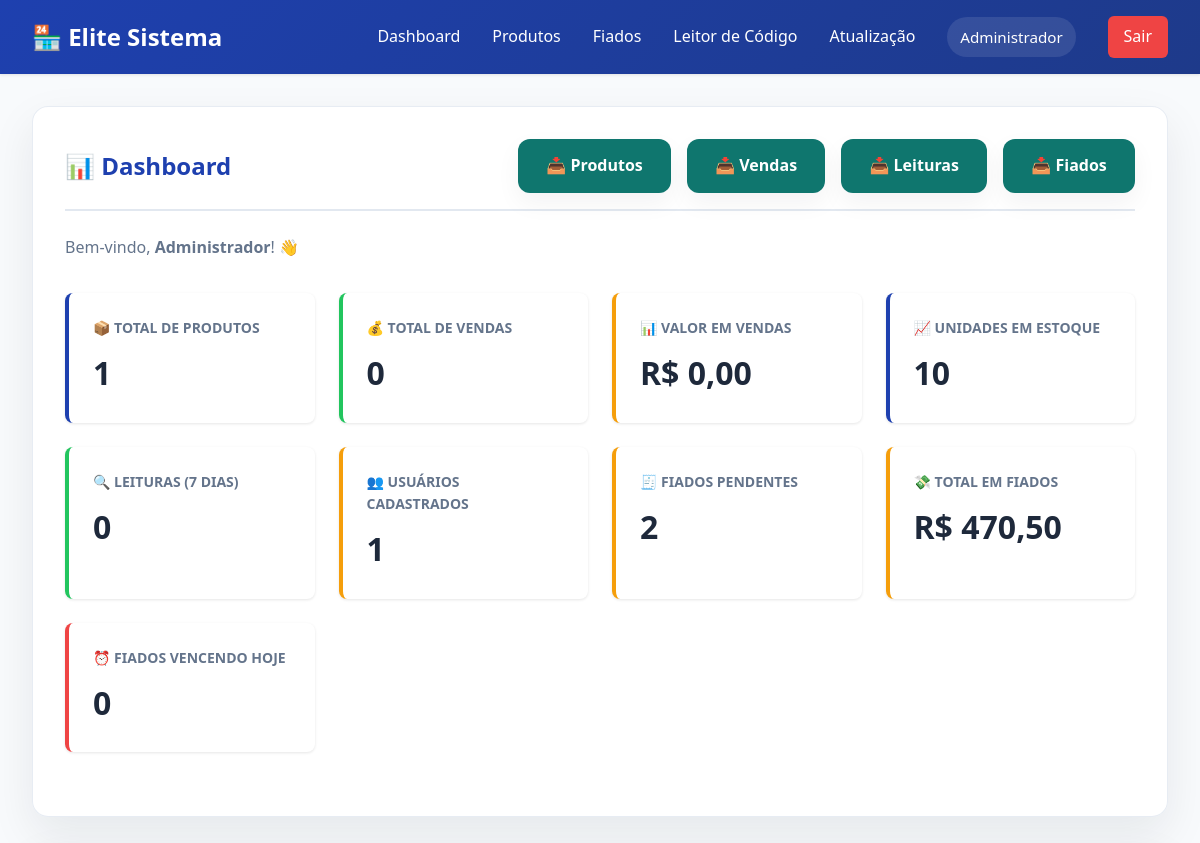
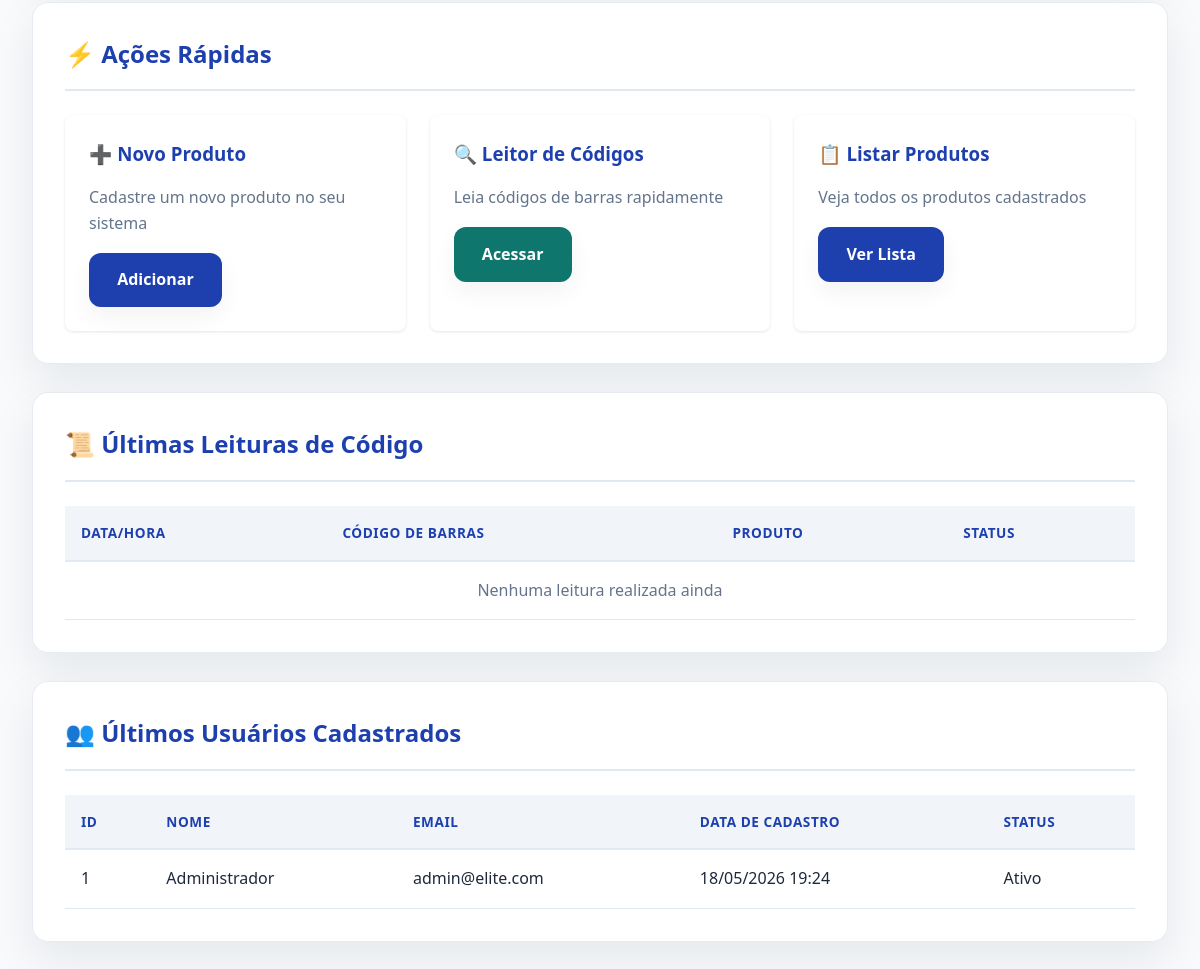
Page /dashboard.php (signed in) on the committed database (2 pictures, top to bottom).
### tables this page shows
CREATE TABLE IF NOT EXISTS usuarios (
    id INT AUTO_INCREMENT PRIMARY KEY,
    nome VARCHAR(100) NOT NULL,
    email VARCHAR(100) UNIQUE NOT NULL,
    senha VARCHAR(255) NOT NULL,
    telefone VARCHAR(20),
    data_criacao TIMESTAMP DEFAULT CURRENT_TIMESTAMP,
    status ENUM('ativo', 'inativo') DEFAULT 'ativo'
);

### dashboard.php (the view, shortened to what this page needs)
<?php
require_once 'banco/config.php';
$usuario_id = $_SESSION['usuario_id'];
$usuario_nome = $_SESSION['usuario_nome'];
$query_produtos = "SELECT COUNT(*) as total FROM produtos WHERE status = 'ativo'";
$resultado_produtos = $conexao->query($query_produtos);
$total_produtos = $resultado_produtos->fetch_assoc()['total'];
$query_vendas = "SELECT COUNT(*) as total, SUM(total) as valor FROM vendas WHERE usuario_id = $usuario_id";
$resultado_vendas = $conexao->query($query_vendas);
$dados_vendas = $resultado_vendas->fetch_assoc();
$total_vendas = $dados_vendas['total'];
$valor_vendas = $dados_vendas['valor'] ?? 0;
$query_estoque = "SELECT SUM(estoque) as total FROM produtos WHERE status = 'ativo'";
$resultado_estoque = $conexao->query($query_estoque);
$total_estoque = $resultado_estoque->fetch_assoc()['total'] ?? 0;
$query_leituras = "SELECT COUNT(*) as total FROM leitura_barras_log WHERE usuario_id = $usuario_id AND data_leitura >= DATE_SUB(NOW(), INTERVAL 7 DAY)";
$resultado_leituras = $conexao->query($query_leituras);
$total_leituras = $resultado_leituras->fetch_assoc()['total'];
$query_usuarios = "SELECT COUNT(*) as total FROM usuarios";
$resultado_usuarios = $conexao->query($query_usuarios);
$total_usuarios = $resultado_usuarios->fetch_assoc()['total'];
$query_usuarios_recentes = "SELECT id, nome, email, data_criacao, status FROM usuarios ORDER BY data_criacao DESC LIMIT 5";
$resultado_usuarios_recentes = $conexao->query($query_usuarios_recentes);
$query_fiados = "SELECT COUNT(*) as total, SUM(valor) as valor_total FROM fiados WHERE status = 'pendente'";
$resultado_fiados = $conexao->query($query_fiados);
$dados_fiados = $resultado_fiados->fetch_assoc();
$total_devedores = $dados_fiados['total'];
$valor_devedores = $dados_fiados['valor_total'] ?? 0;
$query_vencendo = "SELECT COUNT(*) as total FROM fiados WHERE status = 'pendente' AND data_vencimento = CURDATE()";
$resultado_vencendo = $conexao->query($query_vencendo);
$total_vencendo = $resultado_vencendo->fetch_assoc()['total'] ?? 0;
?>
<!DOCTYPE html>
<html lang="pt-BR">
<head>
    <link rel="stylesheet" href="css/style.css">
</head>
<body>
    <nav class="navbar">
        <div class="navbar-brand">🏪 Elite Sistema</div>
        <div class="navbar-menu">
            <a href="dashboard.php">Dashboard</a>
            <a href="produtos.php">Produtos</a>
            <a href="devedores.php">Fiados</a>
            <a href="painel-leitor.php">Leitor de Código</a>
            <a href="atualizacao.php">Atualização</a>
            <span><?php echo $usuario_nome; ?></span>
            <a href="banco/config.php?logout=1" class="btn-sair">Sair</a>
        </div>
    </nav>
    <div class="container">
        <div class="card">
            <div class="card-header">
                <h1 class="card-title">📊 Dashboard</h1>
                <div style="display: flex; gap: 1rem;">
                    <a href="api/exportar.php?tipo=produtos" class="btn btn-secondary" title="Exportar Produtos">📥 Produtos</a>
                    <a href="api/exportar.php?tipo=vendas" class="btn btn-secondary" title="Exportar Vendas">📥 Vendas</a>
                    <a href="api/exportar.php?tipo=leituras" class="btn btn-secondary" title="Exportar Leituras">📥 Leituras</a>
                    <a href="api/exportar.php?tipo=fiados" class="btn btn-secondary" title="Exportar Fiados">📥 Fiados</a>
                </div>
            </div>
            <p style="margin-bottom: 2rem; color: #64748b;">
                Bem-vindo, <strong><?php echo $usuario_nome; ?></strong>! 👋
            </p>
            <div class="dashboard-grid">
                <div class="stat-card primaria">
                    <div class="stat-label">📦 Total de Produtos</div>
                    <div class="stat-valor"><?php echo $total_produtos; ?></div>
                </div>
                <div class="stat-card sucesso">
                    <div class="stat-label">💰 Total de Vendas</div>
                    <div class="stat-valor"><?php echo $total_vendas; ?></div>
                </div>
                <div class="stat-card aviso">
                    <div class="stat-label">📊 Valor em Vendas</div>
                    <div class="stat-valor">R$ <?php echo number_format($valor_vendas, 2, ',', '.'); ?></div>
                </div>
                <div class="stat-card primaria">
                    <div class="stat-label">📈 Unidades em Estoque</div>
                    <div class="stat-valor"><?php echo $total_estoque; ?></div>
                </div>
                <div class="stat-card sucesso">
                    <div class="stat-label">🔍 Leituras (7 dias)</div>
                    <div class="stat-valor"><?php echo $total_leituras; ?></div>
                </div>
                <div class="stat-card aviso">
                    <div class="stat-label">👥 Usuários Cadastrados</div>
                    <div class="stat-valor"><?php echo $total_usuarios; ?></div>
                </div>
                <div class="stat-card aviso">
                    <div class="stat-label">🧾 Fiados Pendentes</div>
                    <div class="stat-valor"><?php echo $total_devedores; ?></div>
                </div>
                <div class="stat-card aviso">
                    <div class="stat-label">💸 Total em Fiados</div>
                    <div class="stat-valor">R$ <?php echo number_format($valor_devedores, 2, ',', '.'); ?></div>
                </div>
                <div class="stat-card erro">
                    <div class="stat-label">⏰ Fiados vencendo hoje</div>
                    <div class="stat-valor"><?php echo $total_vencendo; ?></div>
                </div>
            </div>
        </div>
        <div class="card">
            <div class="card-header">
                <h2 class="card-title">⚡ Ações Rápidas</h2>
            </div>
            <div class="grid">
                <div class="grid-item">
                    <h3 style="color: var(--cor-primaria); margin-bottom: 1rem;">➕ Novo Produto</h3>
                    <p style="color: #64748b; margin-bottom: 1rem;">Cadastre um novo produto no seu sistema</p>
                    <a href="novo-produto.php" class="btn btn-primary">Adicionar</a>
                </div>
                <div class="grid-item">
                    <h3 style="color: var(--cor-primaria); margin-bottom: 1rem;">🔍 Leitor de Códigos</h3>
                    <p style="color: #64748b; margin-bottom: 1rem;">Leia códigos de barras rapidamente</p>
                    <a href="painel-leitor.php" class="btn btn-secondary">Acessar</a>
                </div>
                <div class="grid-item">
                    <h3 style="color: var(--cor-primaria); margin-bottom: 1rem;">📋 Listar Produtos</h3>
                    <p style="color: #64748b; margin-bottom: 1rem;">Veja todos os produtos cadastrados</p>
                    <a href="produtos.php" class="btn btn-primary">Ver Lista</a>
                </div>
            </div>
        </div>
        <div class="card">
            <div class="card-header">
                <h2 class="card-title">📜 Últimas Leituras de Código</h2>
            </div>
            <table class="table">
                <thead>
                    <tr>
                        <th>Data/Hora</th>
                        <th>Código de Barras</th>
                        <th>Produto</th>
                        <th>Status</th>
                    </tr>
                </thead>
                <tbody>
                    <?php
                    $query = "SELECT l.*, p.nome as produto_nome FROM leitura_barras_log l
                              LEFT JOIN produtos p ON l.produto_id = p.id
                              WHERE l.usuario_id = $usuario_id
                              ORDER BY l.data_leitura DESC
                              LIMIT 10";
                    $resultado = $conexao->query($query);
                    if ($resultado->num_rows > 0) {
                        while ($leitura = $resultado->fetch_assoc()) {
                            $status = $leitura['sucesso'] ? '✅ Sucesso' : '❌ Falha';
                            $data = date('d/m/Y H:i', strtotime($leitura['data_leitura']));
                            $produto_nome = isset($leitura['produto_nome']) ? $leitura['produto_nome'] : 'N/A';
                            echo "<tr>
                                    <td>{$data}</td>
                                    <td>{$leitura['codigo_barras']}</td>
                                    <td>{$produto_nome}</td>
                                    <td>{$status}</td>
                                  </tr>";
                        }
                    } else {
                        echo "<tr><td colspan='4' style='text-align: center; color: #64748b;'>Nenhuma leitura realizada ainda</td></tr>";
                    }
                    ?>
                </tbody>
            </table>
        </div>
        <div class="card">
            <div class="card-header">
                <h2 class="card-title">👥 Últimos Usuários Cadastrados</h2>
            </div>
            <table class="table">
                <thead>
                    <tr>
                        <th>ID</th>
                        <th>Nome</th>
                        <th>Email</th>
                        <th>Data de Cadastro</th>
                        <th>Status</th>
                    </tr>
                </thead>
                <tbody>
                    <?php
                    if ($resultado_usuarios_recentes->num_rows > 0) {
                        while ($usuario = $resultado_usuarios_recentes->fetch_assoc()) {
                            $data_cadastro = date('d/m/Y H:i', strtotime($usuario['data_criacao']));
                            $status = ucfirst($usuario['status']);
                            echo "<tr>
                                    <td>{$usuario['id']}</td>
                                    <td>{$usuario['nome']}</td>
                                    <td>{$usuario['email']}</td>
                                    <td>{$data_cadastro}</td>
                                    <td>{$status}</td>
                                  </tr>";
                        }
                    } else {
                        echo "<tr><td colspan='5' style='text-align: center; color: #64748b;'>Nenhum usuário cadastrado ainda</td></tr>";
                    }
                    ?>
                </tbody>
            </table>
        </div>
    </div>
</body>
</html>

### css/style.css (style rules this page uses)
:root { --cor-primaria: #1e40af; --cor-secundaria: #0f766e; --cor-sucesso: #22c55e; --cor-aviso: #f59e0b; --cor-erro: #ef4444; --cor-fundo: #f8fafc; --cor-texto: #1e293b; --cor-bordas: #e2e8f0; --sombra: 0 1px 3px rgba(0, 0, 0, 0.1); }
* { margin: 0; padding: 0; box-sizing: border-box; }
body { font-family: 'Segoe UI', Tahoma, Geneva, Verdana, sans-serif; background-color: var(--cor-fundo); color: var(--cor-texto); line-height: 1.6; }
.navbar { background: linear-gradient(135deg, var(--cor-primaria) 0%, #1e3a8a 100%); color: white; padding: 1rem 2rem; box-shadow: var(--sombra); display: flex; justify-content: space-between; align-items: center; position: sticky; top: 0; z-index: 100; }
.navbar-brand { font-size: 1.5rem; font-weight: bold; text-decoration: none; color: white; }
.navbar-menu { display: flex; gap: 2rem; align-items: center; }
.navbar-menu a { color: white; text-decoration: none; transition: opacity 0.3s, transform 0.3s; }
.navbar-menu span { display: inline-flex; align-items: center; gap: 0.5rem; color: white; background: rgba(255, 255, 255, 0.1); padding: 0.5rem 0.8rem; border-radius: 999px; font-size: 0.95rem; }
.btn-sair { background-color: var(--cor-erro); color: white; border: none; padding: 0.5rem 1rem; border-radius: 0.375rem; cursor: pointer; transition: background-color 0.3s; }
.container { max-width: 1200px; margin: 0 auto; padding: 2rem; }
.card { background: rgba(255, 255, 255, 0.95); border-radius: 1rem; box-shadow: 0 18px 45px rgba(15, 23, 42, 0.08); padding: 2rem; margin-bottom: 1.75rem; border: 1px solid rgba(226, 232, 240, 0.8); }
.card-header { display: flex; justify-content: space-between; align-items: center; margin-bottom: 1.5rem; border-bottom: 2px solid var(--cor-bordas); padding-bottom: 1rem; }
.card-title { font-size: 1.5rem; font-weight: bold; color: var(--cor-primaria); }
.btn { padding: 0.85rem 1.7rem; border: 1px solid transparent; border-radius: 0.75rem; font-size: 1rem; cursor: pointer; transition: all 0.25s ease; font-weight: 600; display: inline-flex; align-items: center; justify-content: center; text-decoration: none; box-shadow: 0 10px 25px rgba(15, 23, 42, 0.05); }
.btn-primary { background-color: var(--cor-primaria); color: white; }
.btn-secondary { background-color: var(--cor-secundaria); color: white; }
.table { width: 100%; border-collapse: collapse; margin-top: 1rem; }
.table thead { background-color: #f1f5f9; border-bottom: 2px solid rgba(226, 232, 240, 0.9); }
.table th { padding: 1rem; text-align: left; font-weight: 700; color: var(--cor-primaria); letter-spacing: 0.04em; text-transform: uppercase; font-size: 0.85rem; }
.table td { padding: 1rem; border-bottom: 1px solid var(--cor-bordas); }
.grid { display: grid; grid-template-columns: repeat(auto-fit, minmax(250px, 1fr)); gap: 1.5rem; margin-top: 1.5rem; }
.grid-item { background: white; padding: 1.5rem; border-radius: 0.5rem; box-shadow: var(--sombra); transition: transform 0.3s, box-shadow 0.3s; }
.dashboard-grid { display: grid; grid-template-columns: repeat(auto-fit, minmax(200px, 1fr)); gap: 1.5rem; margin-bottom: 2rem; }
.stat-card { background: white; padding: 1.5rem; border-radius: 0.5rem; box-shadow: var(--sombra); border-left: 4px solid; }
.stat-card.primaria { border-left-color: var(--cor-primaria); }
.stat-card.sucesso { border-left-color: var(--cor-sucesso); }
.stat-card.aviso { border-left-color: var(--cor-aviso); }
.stat-card.erro { border-left-color: var(--cor-erro); }
.stat-label { font-size: 0.875rem; color: #64748b; text-transform: uppercase; font-weight: 600; }
.stat-valor { font-size: 2rem; font-weight: bold; color: var(--cor-texto); margin-top: 0.5rem; }

### rows in the picture
usuarios: id "1", nome "Administrador", email "admin@elite.com", data_criacao "18/05/2026 19:24", status "Ativo"

### other values in the picture
$usuario_nome "Administrador"
$total_produtos "1"
$total_vendas "0"
$valor_vendas "0,00"
$total_estoque "10"
$total_leituras "0"
$total_usuarios "1"
$total_devedores "2"
$valor_devedores "470,50"
$total_vencendo "0"
